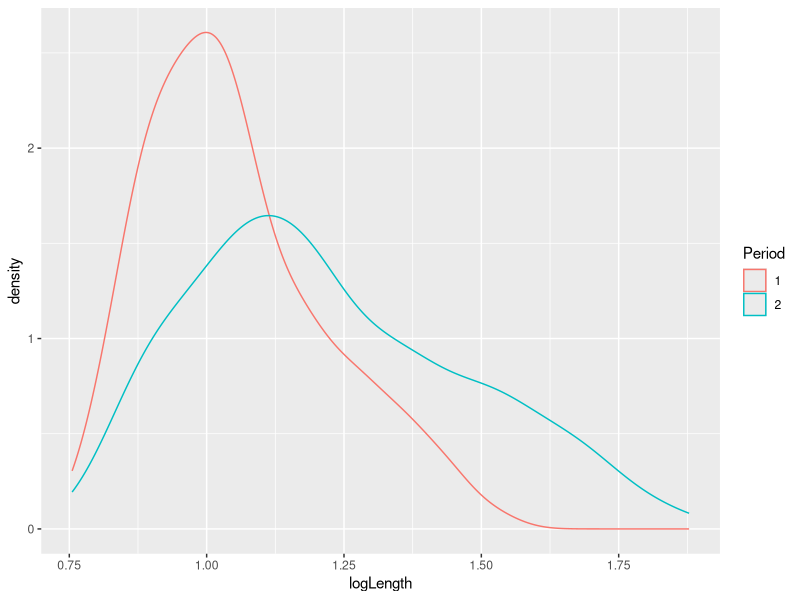
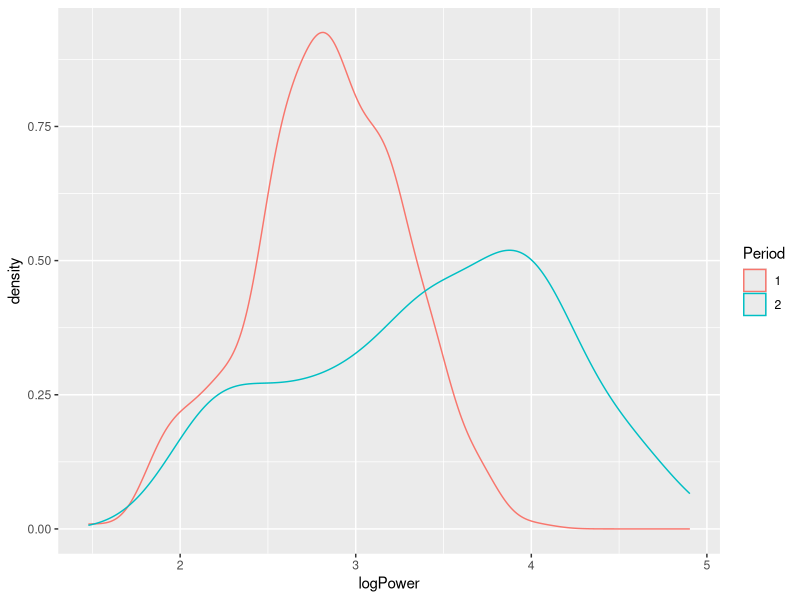
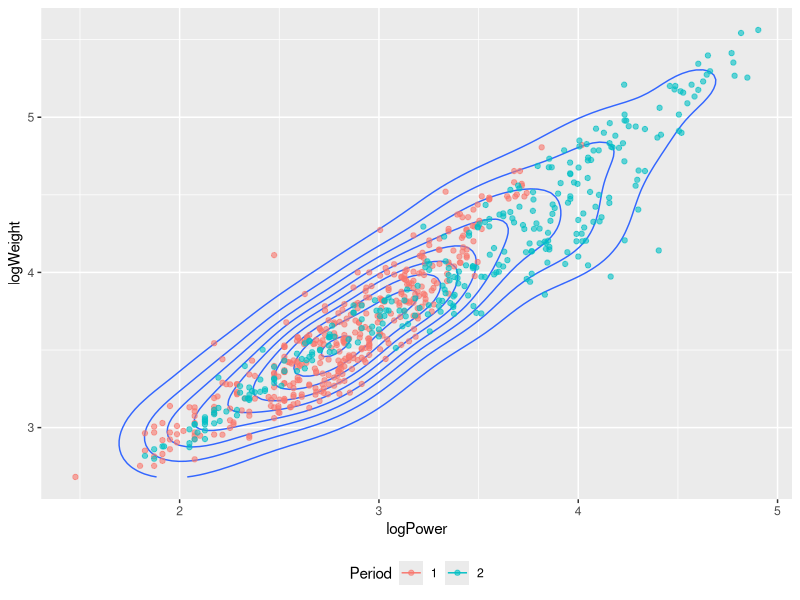
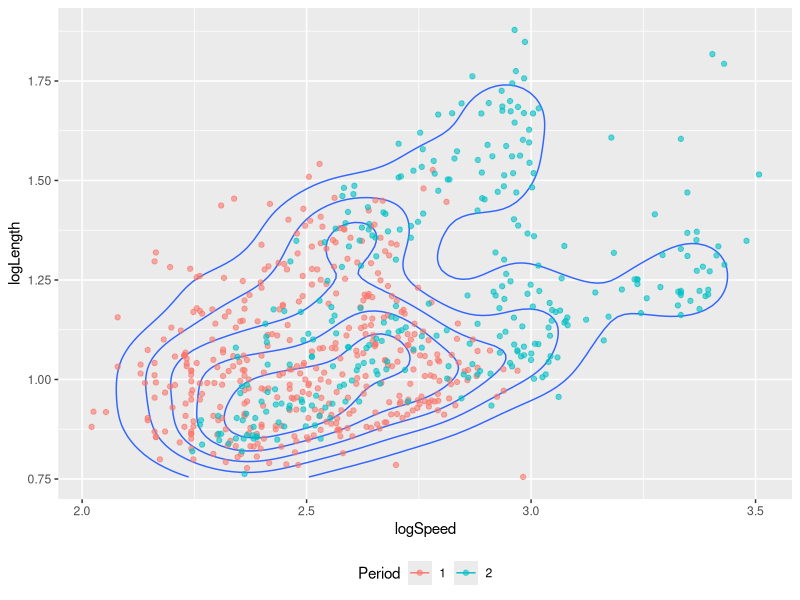
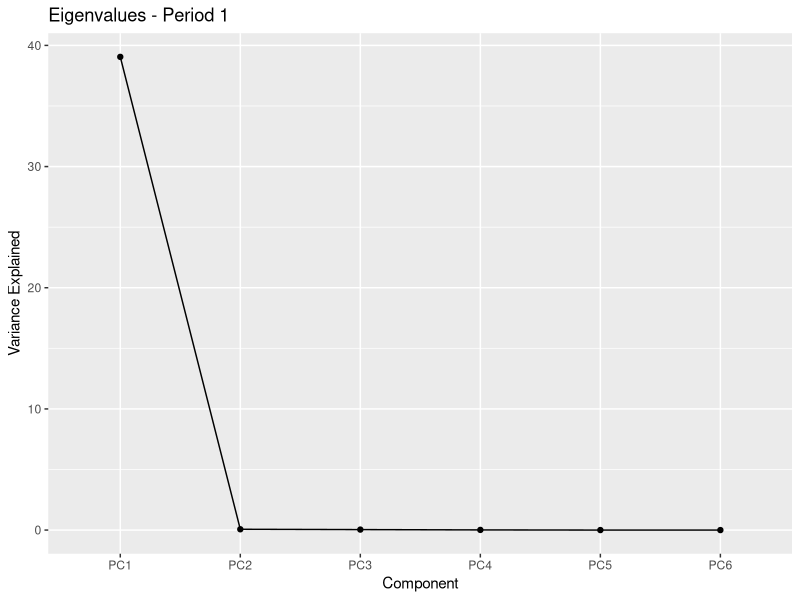
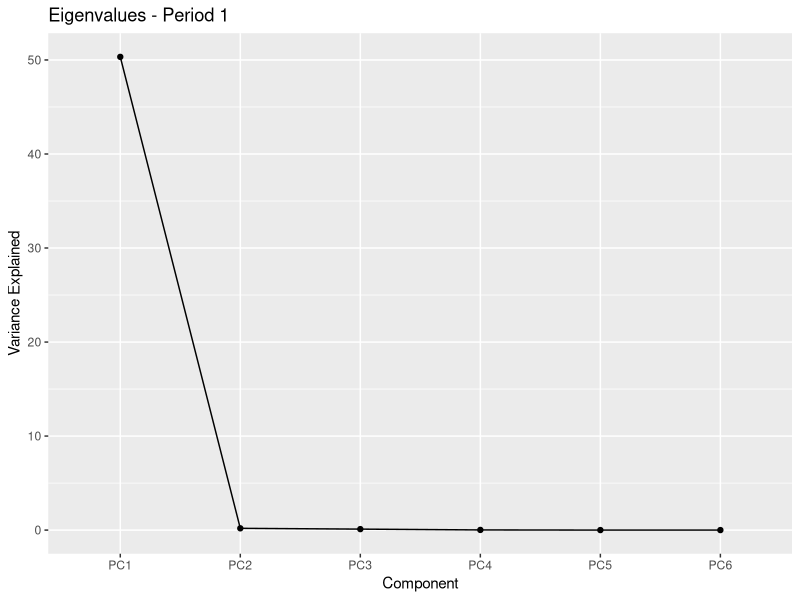
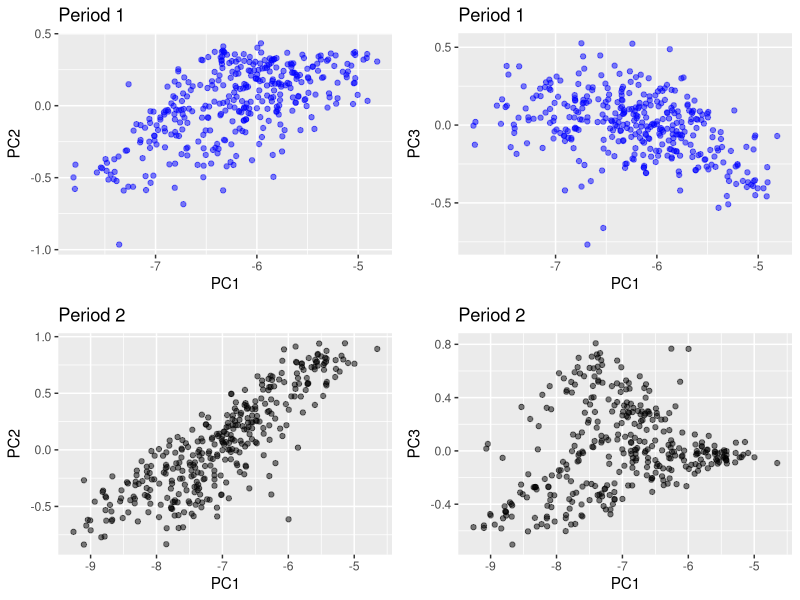
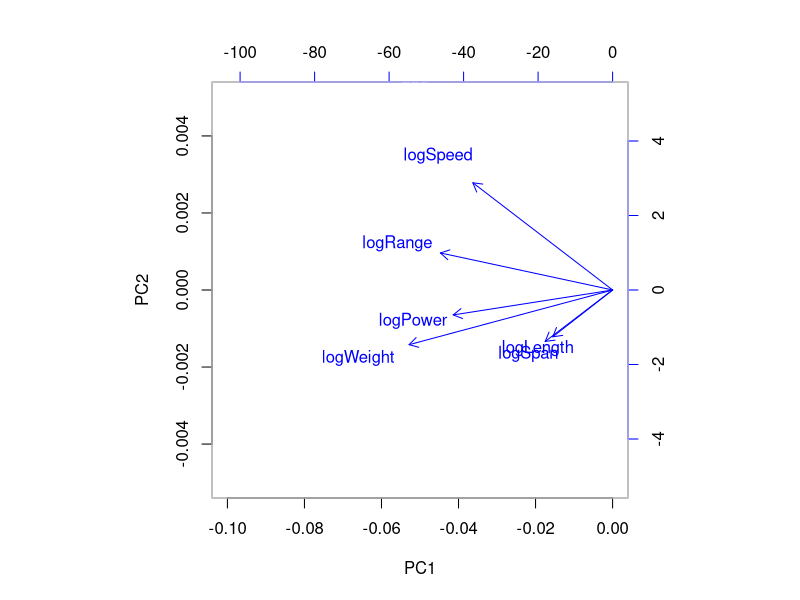

Source code (R) for these figures, in order: (Note: this script raises an error after producing the figures.)
## ---- chunk 1
setwd("C:/Users/user/OneDrive - The University of Western Australia/Units/STAT3064/Labs/Assignment1")

rm(list = ls())

if (!is.null(sessionInfo()$otherPkgs)) {
  invisible(
    lapply(paste0('package:', names(sessionInfo()$otherPkgs)), 
           detach, character.only=TRUE, unload=TRUE)
  )
}

options(stringsAsFactors = FALSE)
## ---- chunk 2
library(reshape2)
library(tidyverse)
library(MASS)
library(GGally)
library(mvtnorm)
library(scales)
library(ggpubr)
library(dplyr)
## ---- chunk 3
library(ggplot2)
df = read.csv('aircraft.csv')
df0 = data.frame(
Year = df$Year,
Period = factor(df$Period),
logPower = log10(df$Power),
logSpan = log10(df$Span),
logLength = log10(df$Length),
logWeight = log10(df$Weight),
logSpeed = log10(df$Speed),
logRange = log10(df$Range))

df0 = within(df0, Period[Year<= 45] <- 1)
df0 = within(df0, Period[Year> 45] <- 2)

ggplot(df0, (aes(logLength,group = Period, colour = Period))) +
  geom_density()

ggplot(df0, (aes(logPower,group = Period, colour = Period ))) +
  geom_density()
## ---- chunk 4
ggplot( df0, aes( logPower, logWeight ) ) +
geom_density_2d( ) +
geom_point( aes( colour = Period ), alpha = 0.6 ) +
theme( legend.position = "bottom")

ggplot( df0, aes( logSpeed, logLength ) ) +
geom_density_2d( ) +
geom_point( aes( colour = Period ), alpha = 0.6 ) +
theme( legend.position = "bottom")
## ---- chunk 5
aircraft <- read.csv('aircraft.csv')
## ---- chunk 6
log_aircraft <- data.frame(Year = aircraft$Year, Period = as.factor(aircraft$Period))
log_aircraft$logPower <- log10(aircraft$Power)
log_aircraft$logSpan <- log10(aircraft$Span)
log_aircraft$logLength <- log10(aircraft$Length)
log_aircraft$logWeight <- log10(aircraft$Weight)
log_aircraft$logSpeed <- log10(aircraft$Speed)
log_aircraft$logRange <- log10(aircraft$Range)
str(log_aircraft)
## ---- chunk 7
log_aircraft1 <- log_aircraft[log_aircraft$Year <= 42,3:8]
tail(log_aircraft1)
str(log_aircraft1)
## ---- chunk 8
log_aircraft2 <- log_aircraft[log_aircraft$Year > 42,3:8]
head(log_aircraft2)
str(log_aircraft2)
## ---- chunk 9
log_aircraft1_pr <- prcomp(log_aircraft1, center = F, scale = F)
log_aircraft1_pr
## ---- chunk 10
log_aircraft2_pr <- prcomp(log_aircraft2, center = F, scale = F)
log_aircraft2_pr
## ---- chunk 11
log_aircraft1_ev <- data.frame(
      component = factor(seq_along(log_aircraft1_pr$sdev), 
                         labels = paste0("PC", seq_along(log_aircraft1_pr$sdev))),
      var_explained = log_aircraft1_pr$sdev^2
    )

    ggplot(log_aircraft1_ev, aes(y = var_explained)) +
      geom_line(aes(x = component, group = 1)) +
      geom_point(aes(x = component)) +
      labs(x = "Component", y = "Variance Explained") +
      ggtitle("Eigenvalues - Period 1")

## ---- chunk 12
log_aircraft2_ev <- data.frame(
      component = factor(seq_along(log_aircraft2_pr$sdev), 
                         labels = paste0("PC", seq_along(log_aircraft2_pr$sdev))),
      var_explained = log_aircraft2_pr$sdev^2
    )

    ggplot(log_aircraft2_ev, aes(y = var_explained)) +
      geom_line(aes(x = component, group = 1)) +
      geom_point(aes(x = component)) +
      labs(x = "Component", y = "Variance Explained") +
      ggtitle("Eigenvalues - Period 1")

## ---- chunk 13
pc_scores1 <- data.frame(log_aircraft1_pr$x)

pc1pc21 <- ggplot(pc_scores1, aes(x = PC1, y = PC2)) +
      geom_point(alpha = 0.5, colour = "blue") +
      ggtitle("Period 1")

pc1pc31 <- ggplot(pc_scores1, aes(x = PC1, y = PC3)) +
      geom_point(alpha = 0.5, colour = "blue") +
      ggtitle("Period 1")


pc_scores2 <- data.frame(log_aircraft2_pr$x)

pc1pc22 <- ggplot(pc_scores2, aes(x = PC1, y = PC2)) +
      geom_point(alpha = 0.5) +
      ggtitle("Period 2")

pc1pc32 <- ggplot(pc_scores2, aes(x = PC1, y = PC3)) +
      geom_point(alpha = 0.5) +
      ggtitle("Period 2")


figure <- ggarrange(pc1pc21, pc1pc31, pc1pc22, pc1pc32,
                    # labels = c("PC1 vs PC2", "PC1 vs PC3", "PC2 vs PC3"),
                    ncol = 2, nrow = 2)
figure
## ---- chunk 14
biplot(log_aircraft1_pr, col = c("white", "blue"), xlim=c(-0.10, 0.0), ylim=c(-0.005, 0.005))
biplot(log_aircraft2_pr, col = c("white", "blue"), xlim=c(-0.10, 0.0), ylim=c(-0.005, 0.005))
## ---- chunk 15
set.seed(2733)
## ---- chunk 16
ass2pop <- read.csv('ass2pop.csv', header=FALSE)
mean1 <- ass2pop$V1
mean2 <- ass2pop$V2

cov1 <- data.matrix(subset(ass2pop, select=V3:V22))
cov2 <- data.matrix(subset(ass2pop, select=V23:V42))

print(dim(cov1))
## ---- chunk 17

N1 <- 250
N2 <- 150
eig <- list()

samples1 <- rmvnorm(N1, mean=mean1, sigma=cov1)
samples2 <- rmvnorm(N2, mean=mean2, sigma=cov2)
samples <- rbind(samples1, samples2)
samplecov <- cov(samples)
print(round(samplecov, 2))
eigenresult <- eigen(samplecov)
vals <- list(eigenresult$values)
eig <- append(eig, vals)
save(vals, file="./eigens/normal_eigen/1.RData")

for (i in 2:50) {
  samples1 <- rmvnorm(N1, mean=mean1, sigma=cov1)
  samples2 <- rmvnorm(N2, mean=mean2, sigma=cov2)
  samples <- rbind(samples1, samples2)
  samplecov <- cov(samples)
  eigenresult <- eigen(samplecov)
  vals <- list(eigenresult$values)
  eig <- append(eig, vals)
  filename <- paste("./eigens/normal_eigen/", toString(i), ".RData", sep="")
  save(vals, file=filename)
}

mat <- t(do.call("cbind", eig))
meaneig <- colMeans(mat)

m <- as.data.frame(meaneig)
m["x"] <- 1:20
colnames(m) <- c("value", "Var1")
m["Var2"] <- rep(0, 20)

data <- melt(t(mat))
p <- data %>% 
  ggplot(aes(x=Var1, y=value, group=Var2)) +
  geom_line(alpha=0.1) + 
  geom_line(data=m, colour="red")

print(p)

print("----")
print(eig)
print(round(meaneig, 3))
## ---- chunk 18

N1 <- 250
N2 <- 150
df1 <- 10
df2 <- 2
eig <- list()
for (i in 1:50) {
  scale1 <- ((df1 - 2) / df1) * cov1
  scale2 <- ((df2 - 2) / df2) * cov2
  samples1 <- mean1 + rmvt(N1, sigma=scale1, df=10)
  samples2 <- mean2 + rmvt(N2, sigma=scale2, df=2)
  samples <- rbind(samples1, samples2)
  samplecov <- cov(samples)
  eigenresult <- eigen(samplecov)
  vals <- list(eigenresult$values)
  filename <- paste("./eigens/t_eigen/", toString(i), ".RData", sep="")
  save(vals, file=filename)
  eig <- append(eig, vals)
}

mat <- t(do.call("cbind", eig))
meaneig <- colMeans(mat)

m <- as.data.frame(meaneig)
m["x"] <- 1:20
colnames(m) <- c("value", "Var1")
m["Var2"] <- rep(0, 20)

data <- melt(t(mat))
p <- data %>% 
  ggplot(aes(x=Var1, y=value, group=Var2)) +
  geom_line(alpha=0.1) + 
  geom_line(data=m, colour="red")

print(p)
print(round(meaneig, 3))
